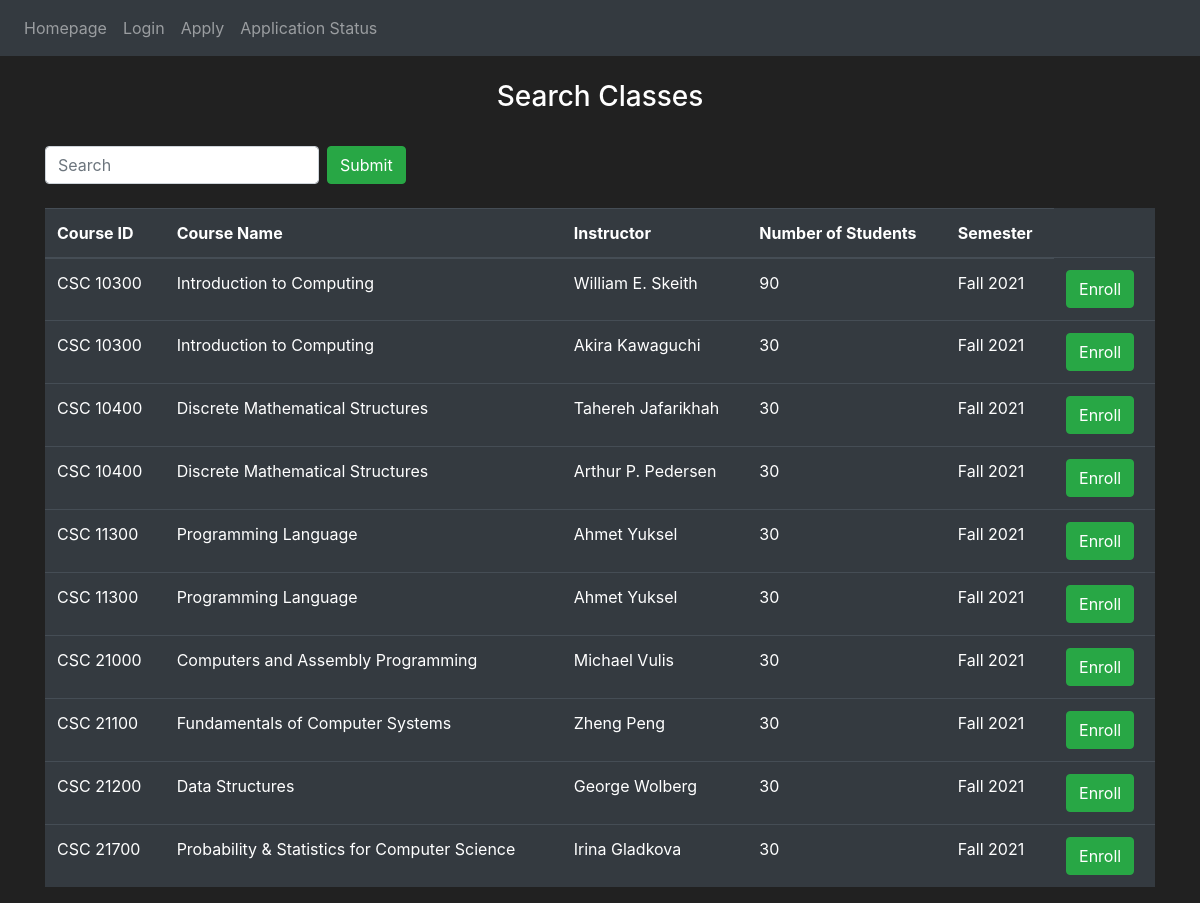
Page /search-classes on the earlier database version.
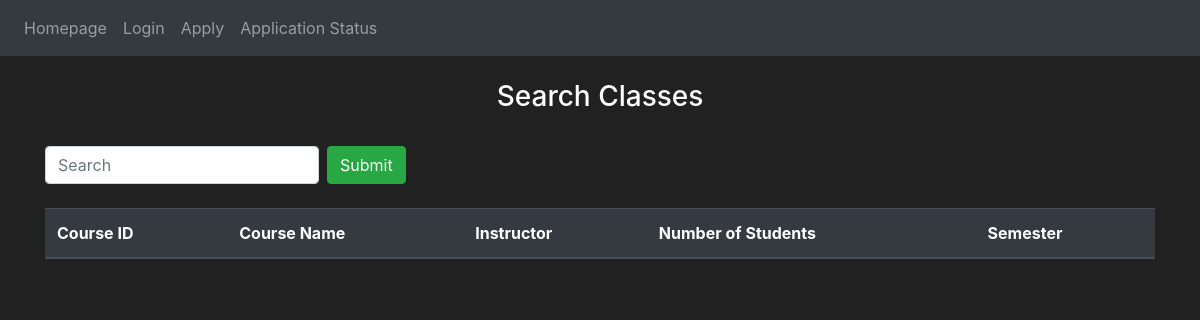
Same page on the later database version.
### website/models.py (models this page shows)
class Courses(db.Model):
    __tablename__ = 'courses'
    id = db.Column(db.Integer, primary_key=True)
    name = db.Column(db.String(400))
    course_id = db.Column(db.String(400))
    instructor = db.Column(db.String(400))
    semester = db.Column(db.String(400))
    capacity = db.Column(db.Integer)
    user = db.Column(db.Integer, db.ForeignKey('user.id'))

### website/auth.py (the view)
@auth.route('/search-classes', methods=['GET', 'POST'])
def search_classes():
    headings = ("Course ID", "Course Name", "Instructor", "Number of Students", "Semester")
    searchTextField = request.args.get('searchTextField')
    if searchTextField:
        coursesData = Courses.query.filter_by(course_id=searchTextField).order_by(Courses.course_id).all()
    else:
        coursesData = Courses.query.order_by(Courses.course_id).all()
    if request.method == "POST":
        id = request.form.get("enrollbutton")
        print(id)
        course = Courses.query.get(id) # got the course
        courseID = course.id
        courseName = course.name
        courseInstructor = course.instructor
        courseSemester = course.semester
        new_usercourse = UserCourse(name=courseName, course_id=courseID, instructor=courseInstructor, semester=courseSemester)
        db.session.add(new_usercourse)
        db.session.commit()
        return redirect(url_for('auth.search_classes', user=current_user, table_headings=headings, data=coursesData))
    else:
        return render_template("search-classes.html", user=current_user, table_headings=headings, data=coursesData)
    print(request.method)
    return render_template("search-classes.html", user=current_user, table_headings=headings, data=coursesData)

### website/templates/search-classes.html
{% extends "base.html" %} {% block title %}Search Classes{% endblock %} {% block content
%}
<br>
<h3 align="center">{{ user.usertype }} Search Classes</h3>
<br>
<center>
<form class="form-inline my-2 my-lg-0" method="GET">
    <input class="form-control mr-sm-2" type="search" placeholder="Search" name="searchTextField">
    <button class="btn btn-outline btn-success">Submit</button>
</form>
</center>
<br>
<form method="POST">
<table class="table table-hover table-dark" id = "coursetable">
        <thead>
            <tr>
                {% for header in table_headings %}
                <th> {{ header }}</th>
                {% endfor %}
            </tr>
        </thead>
        <tbody>
            <tr>
                {% for courses in data %}
                <td>{{courses.course_id }}</td>
                <td>{{courses.name }}</td>
                <td>{{courses.instructor }}</td>
                <td>{{courses.capacity }}</td>
                <td>{{courses.semester}}</td>
                <td><button class="btn btn-outline btn-success" name="enrollbutton" value="{{ courses.id }}" formmethod="POST" >Enroll</button></td>
            </tr>
        {% endfor %}
        </tbody>
</table>
</form>
{% endblock %}

### website/templates/base.html (shortened to what this page needs)
<!DOCTYPE html>
<html>
  <head>
    <link
      rel="stylesheet"
      href="https://stackpath.bootstrapcdn.com/bootstrap/4.4.1/css/bootstrap.min.css"
    />
    <link
      rel="stylesheet"
      href="https://stackpath.bootstrapcdn.com/font-awesome/4.7.0/css/font-awesome.min.css"
    />
  </head>
  <body>
    <nav class="navbar navbar-expand-lg navbar-dark bg-dark">
      <div class="collapse navbar-collapse" id="navbar">
        <div class="navbar-nav">
          {% if user.is_authenticated %}
          {% if user.usertype == "Student" %}
            <a class="nav-item nav-link" id="student-management" href="/student-management">Management</a>
            {% endif %}
            {% if user.usertype == "Registrar" %}
            <a class="nav-item nav-link" id="registrar-management" href="/registrar-management">Management</a>
            <a class="nav-item nav-link" id="courses-make" href="/courses-make">Course Make</a>
            <a class="nav-item nav-link" id="applications" href="/applications">Applications</a>
            <a class="nav-item nav-link" id="complaints" href="/complaints">Complaints</a>
            {% endif %}
          {% if user.usertype == "Instructor" %}
            <a class="nav-item nav-link" id="instructor-management" href="/instructor-management">Management</a>
            {% endif %}
          <a class="nav-item nav-link" id="logout" href="/logout">Logout</a>
          {% else %}
          <a class="nav-item nav-link" id="homepage" href="/">Homepage</a>
          <a class="nav-item nav-link" id="login" href="/login">Login</a>
          <a class="nav-item nav-link" id="apply" href="/apply">Apply</a>
          <a class="nav-item nav-link" id="applicationStatus" href="/application-status">Application Status</a>
          {% endif %}
        </div>
      </div>
    </nav>
    <div class="container">{% block content %} {% endblock %}</div>
   </body>
  </body>
</html>

### website/templates/base.html (style rules this page uses)
body { background-color: #212121; color: white }

Differences in the rows shown:
removed Courses: course_id "CSC 10300", name "Introduction to Computing", instructor "William E. Skeith", capacity "90", semester "Fall 2021", {{ courses.id }} 1 (drawn)
removed Courses: course_id "CSC 10300", name "Introduction to Computing", instructor "Akira Kawaguchi", capacity "30", semester "Fall 2021", {{ courses.id }} 2 (drawn)
removed Courses: course_id "CSC 10400", name "Discrete Mathematical Structures", instructor "Tahereh Jafarikhah", capacity "30", semester "Fall 2021", {{ courses.id }} 3 (drawn)
removed Courses: course_id "CSC 10400", name "Discrete Mathematical Structures", instructor "Arthur P. Pedersen", capacity "30", semester "Fall 2021", {{ courses.id }} 4 (drawn)
removed Courses: course_id "CSC 11300", name "Programming Language", instructor "Ahmet Yuksel", capacity "30", semester "Fall 2021", {{ courses.id }} 5 (drawn)
removed Courses: course_id "CSC 11300", name "Programming Language", instructor "Ahmet Yuksel", capacity "30", semester "Fall 2021", {{ courses.id }} 6 (drawn)
removed Courses: course_id "CSC 21000", name "Computers and Assembly Programming", instructor "Michael Vulis", capacity "30", semester "Fall 2021", {{ courses.id }} 7 (drawn)
removed Courses: course_id "CSC 21100", name "Fundamentals of Computer Systems", instructor "Zheng Peng", capacity "30", semester "Fall 2021", {{ courses.id }} 8 (drawn)
removed Courses: course_id "CSC 21200", name "Data Structures", instructor "George Wolberg", capacity "30", semester "Fall 2021", {{ courses.id }} 9 (drawn)
removed Courses: course_id "CSC 21700", name "Probability & Statistics for Computer Science", instructor "Irina Gladkova", capacity "30", semester "Fall 2021", {{ courses.id }} 10 (drawn)
